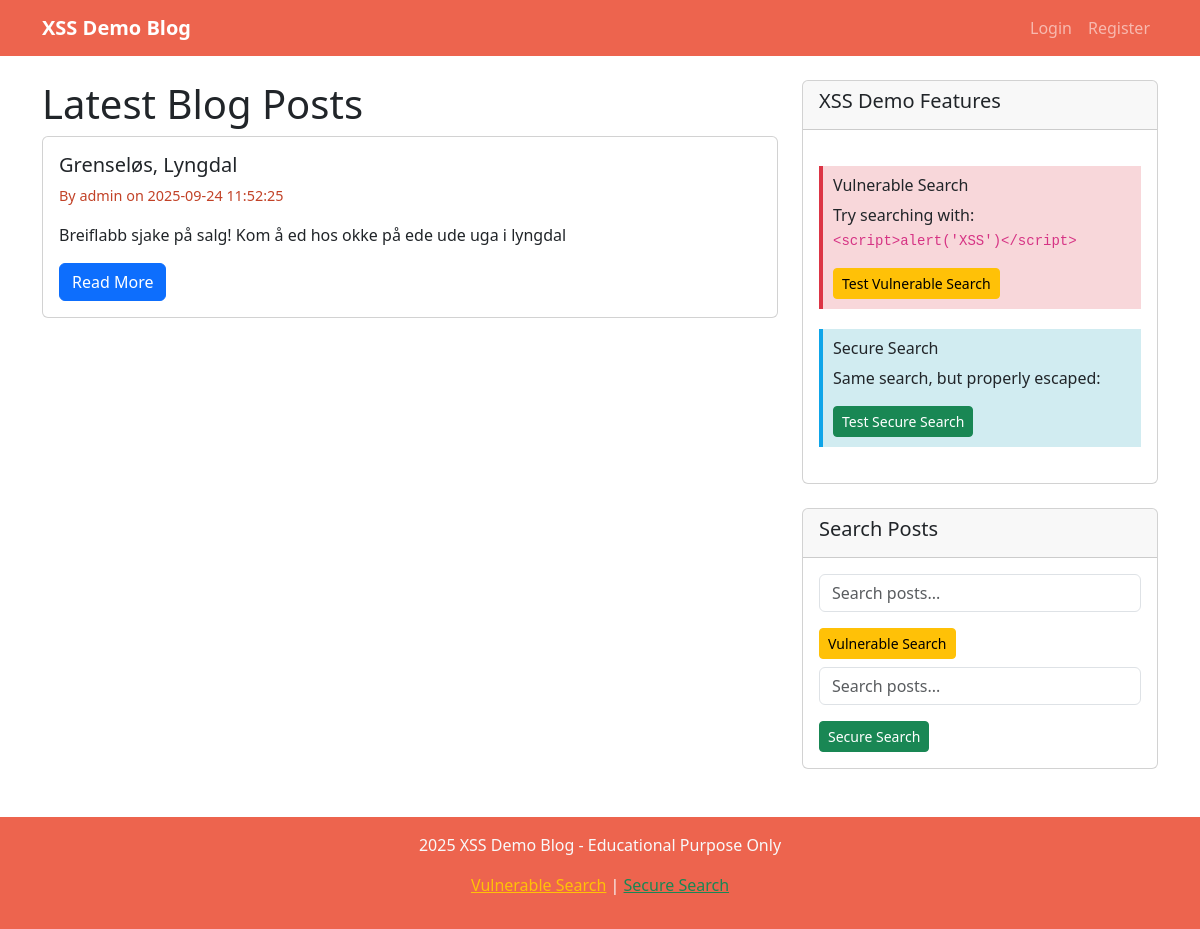
Before: / with the older database file.
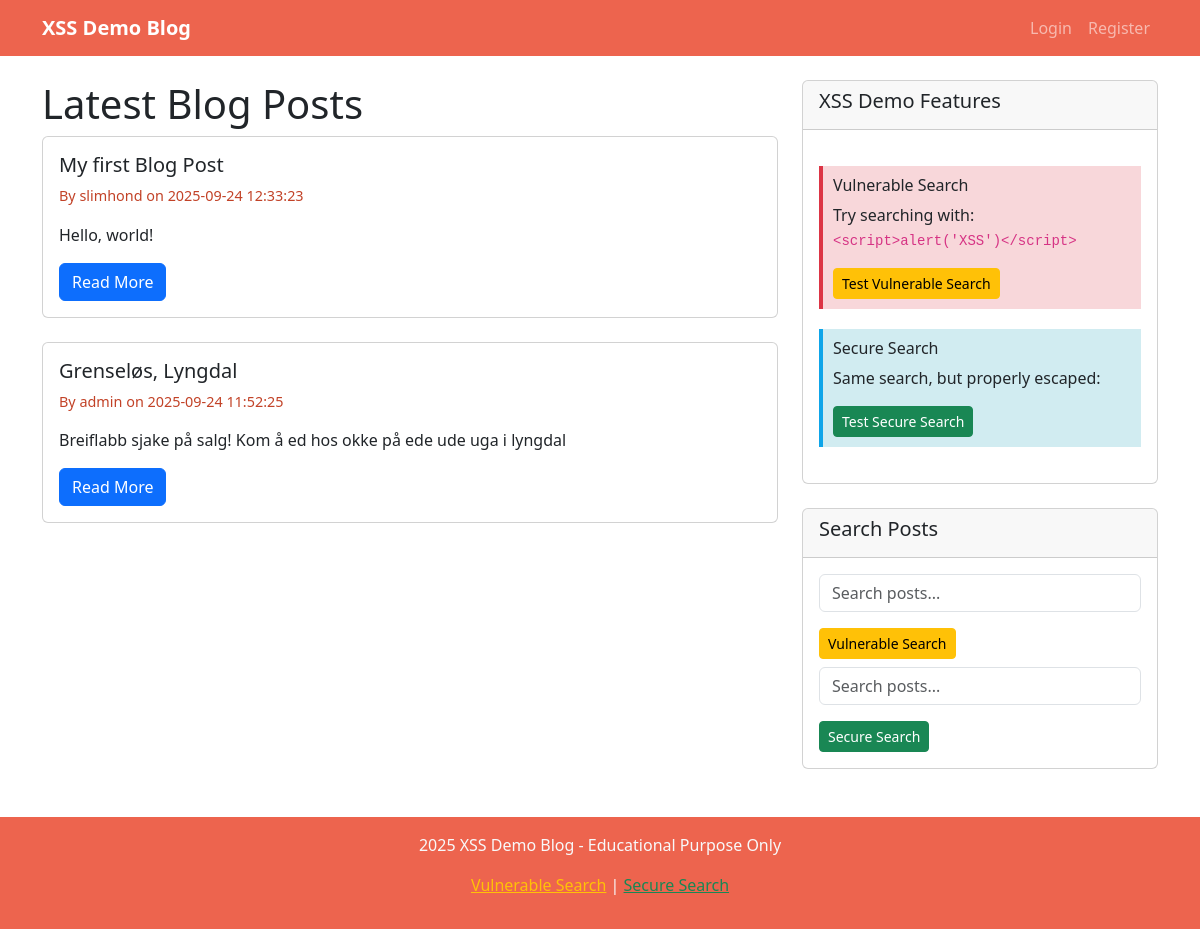
After: the same page with the newer database file.
### tables this page shows
CREATE TABLE posts
                 (id INTEGER PRIMARY KEY AUTOINCREMENT,
                  title TEXT NOT NULL,
                  content TEXT NOT NULL,
                  author_id INTEGER,
                  created_at TIMESTAMP DEFAULT CURRENT_TIMESTAMP,
                  FOREIGN KEY (author_id) REFERENCES users (id));

CREATE TABLE users
                 (id INTEGER PRIMARY KEY AUTOINCREMENT,
                  username TEXT UNIQUE NOT NULL,
                  password_hash TEXT NOT NULL,
                  email TEXT NOT NULL,
                  created_at TIMESTAMP DEFAULT CURRENT_TIMESTAMP);

### app.py (the view)
@app.route('/')
def index():
    conn = get_db_connection()
    posts = conn.execute('''
        SELECT p.*, u.username
        FROM posts p
        JOIN users u ON p.author_id = u.id
        ORDER BY p.created_at DESC
    ''').fetchall()
    conn.close()
    return render_template('index.html', posts=posts)

### app.py (called while the page is built)
def get_db_connection():
    conn = sqlite3.connect('blog.db')
    conn.row_factory = sqlite3.Row
    return conn

### templates/index.html (shortened to what this page needs)
{% extends "base.html" %}
{% block content %}
<div class="row">
    <div class="col-md-8">
        <h1>Latest Blog Posts</h1>
        {% if posts %}
            {% for post in posts %}
                <div class="card mb-4">
                    <div class="card-body">
                        <h5 class="card-title">{{ post.title }}</h5>
                        <p class="post-meta">By {{ post.username }} on {{ post.created_at }}</p>
                        <p class="card-text">{{ post.content[:200] }}{% if post.content|length > 200 %}...{% endif %}</p>
                        <div class="d-flex justify-content-between align-items-center">
                            <a href="{{ url_for('view_post', post_id=post.id) }}" class="btn btn-primary">Read More</a>
                        </div>
                    </div>
                </div>
            {% endfor %}
        {% else %}
            <div class="alert alert-info">
                <h4>Welcome to XSS Demo Blog!</h4>
                <p>No posts available yet. <a href="{{ url_for('register') }}">Register</a> and <a href="{{ url_for('create_post') }}">create your first post</a>!</p>
            </div>
        {% endif %}
    </div>
    <div class="col-md-4">
        <div class="card">
            <div class="card-header">
                <h5>XSS Demo Features</h5>
            </div>
            <div class="card-body">
                <div class="vulnerability-info">
                    <h6> Vulnerable Search</h6>
                    <p>Try searching with: <code>&lt;script&gt;alert('XSS')&lt;/script&gt;</code></p>
                    <a href="/vulnerable_search?q=<script>alert('XSS')</script>" class="btn btn-warning btn-sm">Test Vulnerable Search</a>
                </div>
                <div class="security-info">
                    <h6> Secure Search</h6>
                    <p>Same search, but properly escaped:</p>
                    <a href="/secure_search?q=<script>alert('XSS')</script>" class="btn btn-success btn-sm">Test Secure Search</a>
                </div>
            </div>
        </div>
        <div class="card mt-4">
            <div class="card-header">
                <h5>Search Posts</h5>
            </div>
            <div class="card-body">
                <form action="/vulnerable_search" method="GET">
                    <div class="mb-3">
                        <input type="text" name="q" class="form-control" placeholder="Search posts..." value="{{ request.args.get('q', '') }}">
                    </div>
                    <button type="submit" class="btn btn-warning btn-sm">Vulnerable Search</button>
                </form>
                <form action="/secure_search" method="GET" class="mt-2">
                    <div class="mb-3">
                        <input type="text" name="q" class="form-control" placeholder="Search posts..." value="{{ request.args.get('q', '') }}">
                    </div>
                    <button type="submit" class="btn btn-success btn-sm">Secure Search</button>
                </form>
            </div>
        </div>
    </div>
</div>
{% endblock %}

Changed rows visible on the page:
added posts: title "My first Blog Post", username "slimhond", created_at "2025-09-24 12:33:23", content "Hello, world!"
